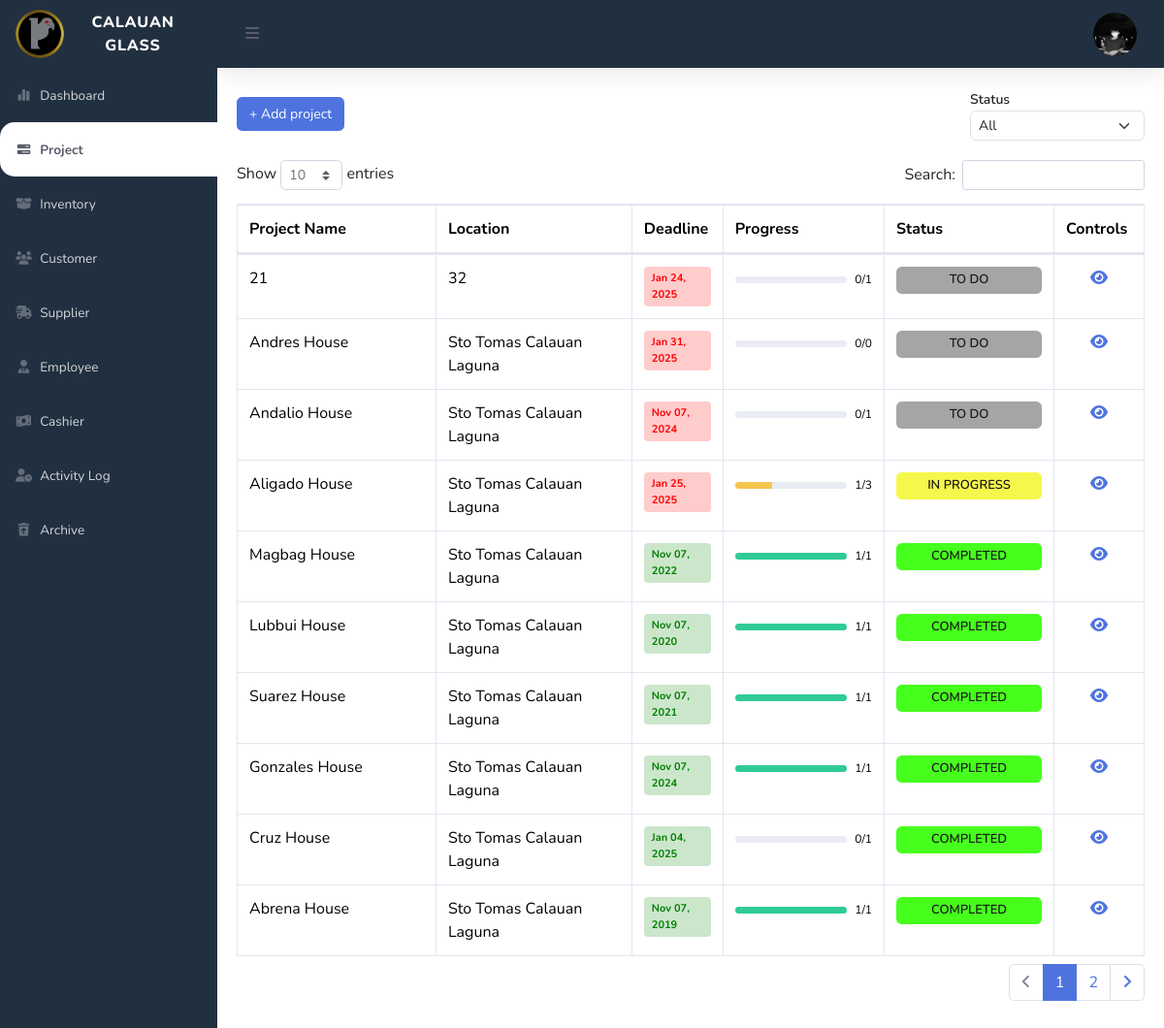
/project.php (signed in), run on the app's committed database.
### tables this page shows
CREATE TABLE IF NOT EXISTS `user` (
  `user_id` bigint unsigned NOT NULL AUTO_INCREMENT,
  `name` varchar(50) NOT NULL,
  `address` varchar(50) NOT NULL,
  `phone_number` varchar(11) NOT NULL,
  `email` varchar(30) NOT NULL,
  `password` varchar(32) NOT NULL,
  `image` varchar(100) DEFAULT NULL,
  `user_type` varchar(10) NOT NULL,
  `otp` int DEFAULT NULL,
  PRIMARY KEY (`user_id`)
);

CREATE TABLE IF NOT EXISTS `project` (
  `project_id` bigint unsigned NOT NULL AUTO_INCREMENT,
  `project_name` varchar(30) NOT NULL,
  `location` varchar(50) NOT NULL,
  `start_date` varchar(20) NOT NULL,
  `end_date` varchar(20) NOT NULL,
  `status` varchar(20) NOT NULL,
  `customer_id` bigint NOT NULL,
  `employee_name` varchar(20) NOT NULL,
  `active` int NOT NULL,
  `date_created` date DEFAULT NULL,
  PRIMARY KEY (`project_id`)
);

### projectList.php (the view, shortened to what this page needs)
<link rel="stylesheet" href="https://cdn.datatables.net/responsive/2.4.1/css/responsive.bootstrap4.min.css">
<div class="card border border-0 mb-4" style="background-color: transparent;">
    <div class="card-body pb-0">
        <div class="d-flex justify-content-between">
            <div class="d-flex align-items-center gap-1">
                <a type="button" class="btn btn-primary" data-bs-toggle="modal" data-bs-target="#createProjectModal" style="font-size: 14px;">
                    + Add project
                </a>
            </div>
            <div class="d-flex justify-content-end status-select-wrapper" style="width: 50%;">
                <form id="statusFilterForm">
                    <label class="m-0" for="statusFilter" style="font-size: 14px; font-weight: 600;">Status</label>
                    <select class="form-select py-1 px-2" id="statusFilter" name="statusFilter" style="width: 180px; font-size: 14px;">
                        <option value="ALL">All</option>
                    </select>
                </form>
            </div>
        </div>
    </div>
    <div class="card-body">
        <div class="table-responsive">
            <table class="table table-bordered" id="ProjectTable" width="100%" cellspacing="0">
                <thead>
                    <tr>
                        <th style="width: 25%;">Project Name</th>
                        <th style="width: 25%;">Location</th>
                        <th style="width: 10%;">Deadline</th>
                        <th style="width: 20%;">Progress</th>
                        <th style="width: 5%;">Status</th>
                        <th style="width: 10%;">Controls</th>
                    </tr>
                </thead>
                <tbody>
                <?php
                    $projResult = mysqli_query($conn, "SELECT project.*, COUNT(task.task_id) AS total_tasks, SUM(CASE WHEN task.status = 'COMPLETED' THEN 1 ELSE 0 END) AS completed_tasks
                                    FROM project
                                    LEFT JOIN task ON project.project_id = task.project_id WHERE project.active = '1'
                                    AND project.status <> 'CANCEL'
                                    GROUP BY project.project_id ORDER BY project.status DESC");
                    if(mysqli_num_rows($projResult) > 0)
                    {
                        while($projData = mysqli_fetch_array($projResult))
                        {
                            $totalTasks = $projData['total_tasks'];
                            $completedTasks = $projData['completed_tasks'];
                            $completionPercentage = ($totalTasks > 0) ? ($completedTasks / $totalTasks) * 100 : 0;
                            $status = $projData['status'];
                            $statusQuery = mysqli_query($conn, "SELECT color FROM status WHERE status_name = '$status'");
                            $statusRow = mysqli_fetch_array($statusQuery);
                            $statusColor = $statusRow ? $statusRow['color'] : '#ffffff';
                            ?>
                            <tr>
                                <td><?php echo $projData['project_name'] ?></td>
                                <td><?php echo $projData['location'] ?></td>
                                <td>
                                    <div class="d-flex align-items-center justify-content-center">
                                        <?php
                                            $endDate = strtotime($projData['end_date']);
                                            $project = $projData['status'];
                                            $currentDate = time();
                                            $difference = $endDate - $currentDate;
                                            $daysDifference = floor($difference / (60 * 60 * 24));
                                            $formattedEndDate = date("M d, Y", $endDate);
                                            $inputFormattedDate = date("Y-m-d", $endDate);
                                        ?>
                                        <?php if ($project == 'COMPLETED'): ?>
                                            <div class="rounded-1 fw-bold px-2 py-1"
                                                style="background-color: rgba(0, 128, 0, 0.2); font-size: 11px; width: fit-content; color: green; font-weight: 700;"
                                                data-bs-toggle="modal">
                                                <?= $formattedEndDate ?>
                                            </div>
                                        <?php elseif ($currentDate > $endDate): ?>
                                            <div class="rounded-1 px-2 py-1"
                                                style="cursor: pointer; background-color: rgba(255, 0, 0, 0.2); font-size: 11px; width: fit-content; color: red; font-weight: 700;"
                                                data-bs-toggle="modal" data-bs-target="#endDateModal"
                                                data-enddate="<?= $inputFormattedDate ?>"
                                                data-projectid="<?= $projData['project_id'] ?>"
                                                data-toggle="tooltip" data-bs-placement="top" title="Edit">
                                                <?= $formattedEndDate ?>
                                            </div>
                                        <?php endif; ?>
                                    </div>
                                </td>
                                <td>
                                    <div class="d-flex align-items-center justify-content-center mt-1">
                                        <div class="progress w-100 me-2" style="height: 7px;" role="progressbar" aria-label="Progress" aria-valuenow="<?php echo $completionPercentage; ?>" aria-valuemin="0" aria-valuemax="100">
                                            <div class="progress-bar <?php echo getProgressBarColor($completionPercentage); ?>" style="opacity: 90%; width: <?php echo $completionPercentage; ?>%"></div>
                                        </div>
                                        <div style="font-size: 12px;"><?php echo $completedTasks; ?>/<?php echo $totalTasks; ?></div>
                                    </div>
                                </td>
                                <td class="">
                                    <div class="p-1 rounded text-center" style="background-color: <?php echo $statusColor ?>; font-size: 13px; font-weight: 600; width: 150px; opacity: 90%;">
                                        <?php echo $status ?>
                                    </div>
                                </td>
                                <td>
                                    <div class="text-center d-flex justify-content-around">
                                        <a href="task.php?projID=<?php echo $projData['project_id'] ?>"><i class="fa-solid fa-eye" data-toggle="tooltip" data-bs-placement="top" title="View"></i></a>
                                    </div>
                                </td>
                            </tr>
                            <?php
                        }
                    }
                    ?>
                </tbody>
            </table>
        </div>
    </div>
</div>
<?php
    function getProgressBarColor($percentage) {
        if ($percentage == 0) {
            return 'bg-secondary';
        } elseif ($percentage < 100) {
            return 'bg-warning';
        } else {
            return 'bg-success';
        }
    }
?>

### include/topbar.php (shortened to what this page needs)
<nav class="navbar navbar-expand topbar shadow" style="background-color: #213040;">
                    <button id="sidebarToggleTop" class="btn btn-link text-dark rounded-circle mr-3">
                        <i class="fa fa-bars"></i>
                    </button>
                    <ul class="navbar-nav ml-auto">
                        <li class="nav-item dropdown no-arrow">
                            <a class="nav-link dropdown-toggle" href="#" id="userDropdown" role="button"
                                data-toggle="dropdown" aria-haspopup="true" aria-expanded="false">
                                <img src="images/<?php echo $userData['image'] ? $userData['image'] : $defaultImage; ?>" alt="Current Image" style="border-radius: 50%; width: 45px; height: 45px;">
                            </a>
                        </li>
                    </ul>
                </nav>

### style/admin.css (style rules this page uses)
* { margin: 0; padding: 0; box-sizing: border-box; }

### include/sidebar.php (style rules this page uses)
.nav-link { cursor: pointer; }

### data on the page
user: image (picture)
project: project_name "21", location "32", end_date "Jan 24, 2025", completedTasks "0", totalTasks "1", status "TO DO"
project: project_name "Andres House", location "Sto Tomas Calauan Laguna", end_date "Jan 31, 2025", completedTasks "0", totalTasks "0", status "TO DO"
project: project_name "Andalio House", location "Sto Tomas Calauan Laguna", end_date "Nov 07, 2024", completedTasks "0", totalTasks "1", status "TO DO"
project: project_name "Aligado House", location "Sto Tomas Calauan Laguna", end_date "Jan 25, 2025", $completionPercentage 33.333333333333 (drawn), completedTasks "1", totalTasks "3", status "IN PROGRESS"
project: project_name "Magbag House", location "Sto Tomas Calauan Laguna", end_date "Nov 07, 2022", $completionPercentage 100 (drawn), completedTasks "1", totalTasks "1", status "COMPLETED"
project: project_name "Lubbui House", location "Sto Tomas Calauan Laguna", end_date "Nov 07, 2020", $completionPercentage 100 (drawn), completedTasks "1", totalTasks "1", status "COMPLETED"
project: project_name "Suarez House", location "Sto Tomas Calauan Laguna", end_date "Nov 07, 2021", $completionPercentage 100 (drawn), completedTasks "1", totalTasks "1", status "COMPLETED"
project: project_name "Gonzales House", location "Sto Tomas Calauan Laguna", end_date "Nov 07, 2024", $completionPercentage 100 (drawn), completedTasks "1", totalTasks "1", status "COMPLETED"
project: project_name "Cruz House", location "Sto Tomas Calauan Laguna", end_date "Jan 04, 2025", completedTasks "0", totalTasks "1", status "COMPLETED"
project: project_name "Abrena House", location "Sto Tomas Calauan Laguna", end_date "Nov 07, 2019", $completionPercentage 100 (drawn), completedTasks "1", totalTasks "1", status "COMPLETED"
